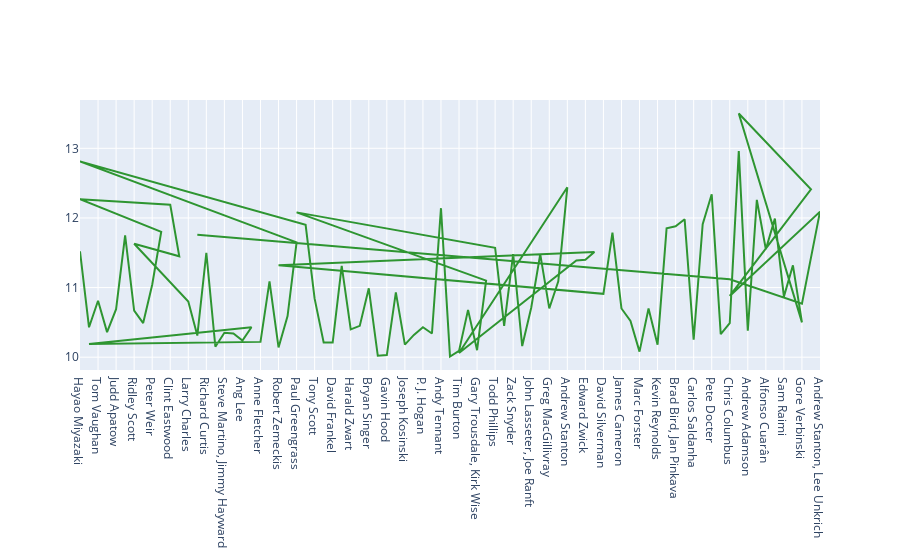

Notebook code for this chart:
### Code cell
import plotly.express as px
import plotly.graph_objects as go
fig = go.Figure()
fig.add_trace(go.Scatter(
         x=df3['Director'],
         y=df3['CumulativeScore'],
        line =dict(color='green'),
    opacity=0.8))

### Figure 1 — Plotly figure (JSON) as saved in the notebook; plotly's stock layout.template omitted (floating-point values rounded to 4 significant figures)
{"data": [{"line": {"color": "green"}, "opacity": 0.8, "type": "scatter", "x": ["Hayao Miyazaki", "Nancy Meyers", "Tom Vaughan", "Peyton Reed", "Judd Apatow", "Pierre Morel", "Ridley Scott", "Phil Lord, Chris Miller", "Peter Weir", "Doug Liman", "Hayao Miyazaki", "Clint Eastwood", "Jesse Dylan", "Ridley Scott", "Larry Charles", "Steven Spielberg", "Richard Curtis", "Curtis Hanson", "Steve Martino, Jimmy Hayward", "Paul Weitz, Chris Weitz", "Ang Lee", "Christopher Williams, Byron Howard", "Nancy Meyers", "Anne Fletcher", "Neil Jordan", "Robert Zemeckis", "Dean DeBlois, Chris Sanders", "Paul Greengrass", "Hayao Miyazaki", "Joseph McGinty Nichol", "Tony Scott", "Timur Bekmambetov", "David Frankel", "Luc Besson", "Harald Zwart", "Chris Noonan", "Bryan Singer", "Joe Johnston", "Gavin Hood", "Cameron Crowe", "Joseph Kosinski", "Jon Turteltaub", "P. J. Hogan", "Barry Cook, Tony Bancroft", "Andy Tennant", "Tom Shadyac", "Tim Burton", "Paul Verhoeven", "Gary Trousdale, Kirk Wise", "Michael Bay", "Paul Greengrass", "Todd Phillips", "Roger Michell", "Zack Snyder", "Brett Ratner", "John Lasseter, Joe Ranft", "Ron Howard", "Greg MacGillivray", "John McTiernan", "Andrew Stanton", "Tim Burton", "Guy Ritchie", "Edward Zwick", "Chris Renaud, Pierre Coffin", "Robert Zemeckis", "David Silverman", "Andrew Davis", "James Cameron", "Wolfgang Petersen", "Marc Forster", "Francis Lawrence", "Kevin Reynolds", "Martin Campbell", "Brad Bird, Jan Pinkava", "Pete Docter, Lee Unkrich, David Silverman", "Carlos Saldanha", "Brad Bird", "Pete Docter", "Garry Marshall", "Chris Columbus", "Christopher Nolan", "Andrew Adamson", "M. Night Shyamalan", "Alfonso Cuarân", "David Yates", "Sam Raimi", "Mike Newell", "Gore Verbinski", "Christopher Nolan", "Lee Unkrich", "Chris Columbus", "Andrew Stanton, Lee Unkrich", "Gore Verbinski", "Chris Columbus", "Steven Spielberg"], "y": [11.52, 10.43, 10.81, 10.36, 10.69, 11.75, 10.67, 10.49, 11.04, 11.8, 12.27, 12.19, 11.45, 11.63, 10.8, 10.31, 11.5, 10.15, 10.35, 10.34, 10.24, 10.43, 10.19, 10.22, 11.09, 10.14, 10.59, 11.65, 12.81, 11.9, 10.84, 10.21, 10.21, 11.31, 10.4, 10.45, 10.99, 10.02, 10.03, 10.93, 10.18, 10.32, 10.43, 10.34, 12.14, 10.01, 10.09, 10.68, 10.1, 11.1, 12.08, 11.57, 10.45, 11.48, 10.16, 10.71, 11.48, 10.7, 11.09, 12.44, 10.06, 11.39, 11.4, 11.51, 11.32, 10.91, 11.79, 10.7, 10.52, 10.08, 10.7, 10.18, 11.85, 11.88, 11.98, 10.25, 11.91, 12.34, 10.33, 10.49, 12.96, 10.38, 12.26, 11.55, 11.99, 10.87, 11.32, 10.5, 13.5, 12.41, 10.88, 12.09, 10.77, 11.12, 11.76]}], "layout": {}}
